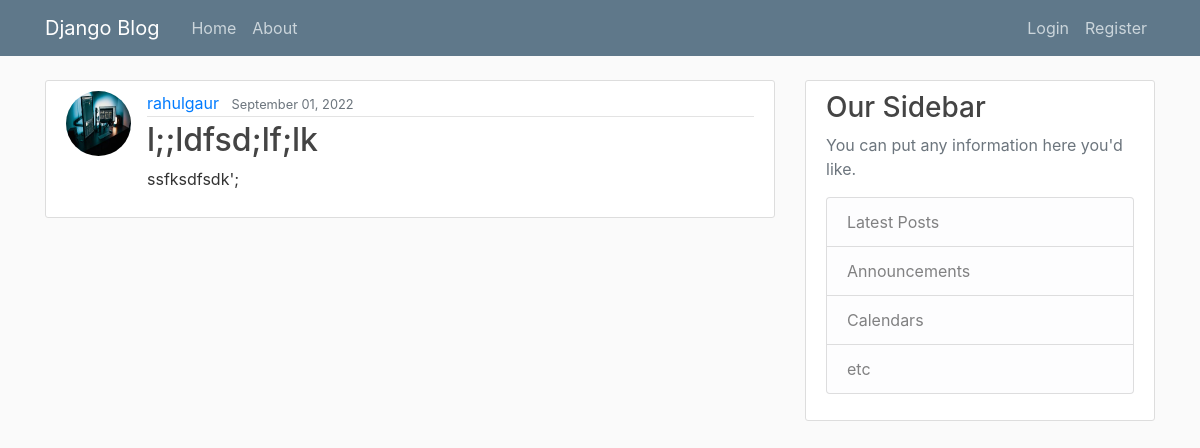
Screenshot of /post/9/ with the database file from the repository.
### blog/models.py (models this page shows, shortened)
class Post(models.Model):
    title = models.CharField(max_length=100)
    content = models.TextField()
    date_posted = models.DateTimeField(default=timezone.now)
    author = models.ForeignKey(User,on_delete=models.CASCADE)

### users/models.py (models this page shows, shortened)
class Profile(models.Model):
    user = models.OneToOneField(User,on_delete=models.CASCADE)
    image = models.ImageField(default='default.jpg',upload_to='profile_pics')

### blog/views.py (the view)
# urls.py: path('post/<int:pk>/', PostDetailView.as_view(),name="post-detail"),
class PostDetailView(DetailView):
    model = Post

### blog/templates/blog/post_detail.html (shortened to what this page needs)
{% extends 'blog/base.html' %}
{% block content %}
    <article class="media content-section">
        <img class="rounded-circle article-img" src="{{object.author.profile.image.url}}"/>
            <div class="media-body">
               <div class="article-metadata">
                    <a class="mr-2" href="{% url 'user-post' object.author.username %}">{{ object.author }}</a>
                    <small class="text-muted">{{ object.date_posted|date:"F d, Y" }}</small>
                </div>
          <h2><a class="article-title" href="#">{{ object.title }}</a></h2>
          <p class="article-content">{{ object.content }}</p>
          </div>
    </article>
{% endblock %}

### blog/static/blog/main.css (style rules this page uses)
body { background: #fafafa; color: #333333; margin-top: 5rem; }
h1, h2, h3, h4, h5, h6 { color: #444444; }
.content-section { background: #ffffff; padding: 10px 20px; border: 1px solid #dddddd; border-radius: 3px; margin-bottom: 20px; }
.article-title { color: #444444; }
.article-content { white-space: pre-line; }
.article-img { height: 65px; width: 65px; margin-right: 16px; }
.article-metadata { padding-bottom: 1px; margin-bottom: 4px; border-bottom: 1px solid #e3e3e3 }

### rows the page displays
Post: author.profile.image (picture), author "rahulgaur", date_posted "September 01, 2022", title "l;;ldfsd;lf;lk", content "ssfksdfsdk';"
